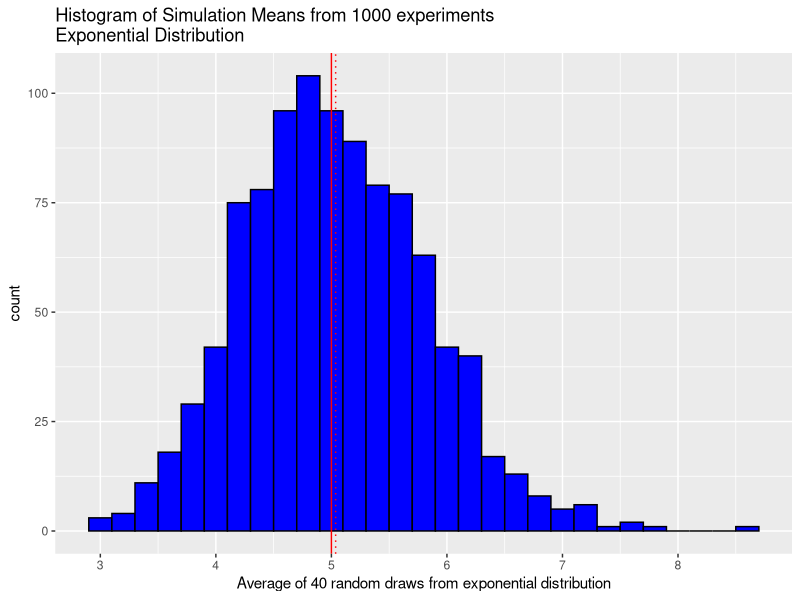
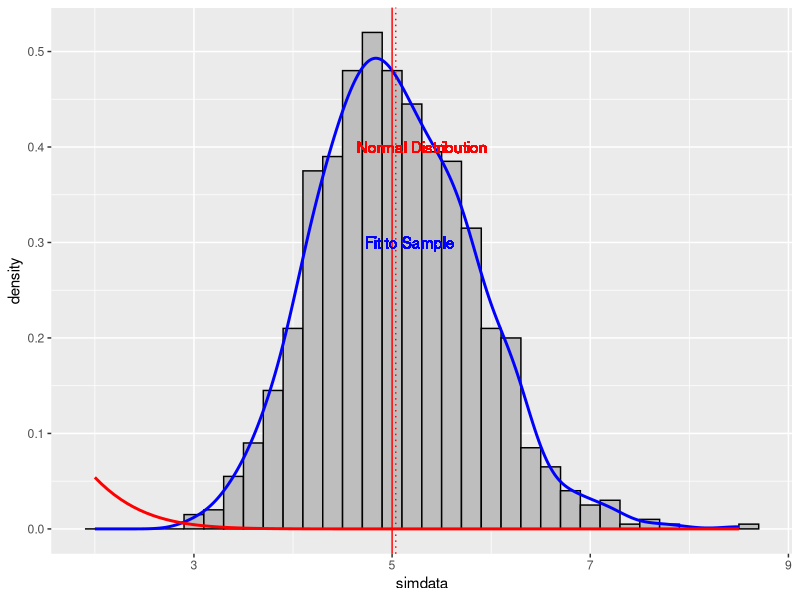

The R script that drew these images, in order:
## ---- chunk 1
library(plyr)
library(ggplot2)
## ---- chunk 2
simulations <- 1000
draws <- 40
lambda <- 0.2
## ---- chunk 3
plotfn <- function(vals, lmd) {
    plot1 <- ggplot(simdata, aes(x = simdata)) +
        geom_histogram(binwidth = 0.2, color="black", fill="blue") +
        labs(title=paste("Histogram of Simulation Means from 1000 experiments\n",
            "Exponential Distribution",sep="")) +
        labs(x="Average of 40 random draws from exponential distribution") +
    geom_vline(xintercept=mean(vals$simdata), linetype="dotted", color="red") + 
    geom_vline(xintercept=1/lmd, color="red") 
    print(plot1)    
}
## ---- chunk 4
simdata <- apply(matrix(rexp(simulations * draws, lambda), simulations), 1, mean)
simdata <- data.frame(simdata)
plotfn(simdata, lambda)
## ---- chunk 5
# Calculate mean of all experiments (x bar)
simdata.mean <- mean(simdata$simdata)

# Calculate the theoretical mean (mu)
expdist.mean <- 1/lambda
## ---- chunk 6
# Calculate mean of all experiments (s^2)
simdata.var <- var(simdata$simdata)

# Calculate the theoretical variance (E[x bar] = sigma^2/n)
expdist.var <- expdist.mean^2/draws
## ---- chunk 7
plotdist <- function(dst, lmd, nmean, nvar) {
    x1 <- paste("N(", nmean, ",", sqrt(nvar), ")",sep="")
    plot2 <- ggplot(dst) +
        geom_histogram(aes(x = simdata, y=..density..), binwidth = 0.2, 
                       color="black", fill="grey") +
        geom_density(aes(x = simdata), color="blue", size=1) +
        stat_function( fun=dnorm ,arg=list(mean=nmean, sd=sqrt(nvar)),
                                            color = "red", size=1) +
        geom_vline(xintercept=mean(dst$simdata), linetype="dotted",
                   color="red") + 
        geom_vline(xintercept=1/lmd, color="red") +
        geom_text(aes(2,0.4,label = "Normal Distribution", hjust = -2), color="red") +
        geom_text(aes(2,0.3,label = "Fit to Sample", hjust = -3), 
                  color="blue")
    

    print(plot2)
}

## ---- chunk 8
plotdist(simdata, lambda, expdist.mean, expdist.var)
## ---- chunk 9
plotfn <- function(vals, lmd) {
    plot1 <- ggplot(simdata, aes(x = simdata)) +
        geom_histogram(binwidth = 0.2, color="black", fill="blue") +
        labs(title=paste("Histogram of Simulation Means from 1000 experiments\n",
            "Exponential Distribution",sep="")) +
        labs(x="Average of 40 random draws from exponential distribution") +
    geom_vline(xintercept=mean(vals$simdata), linetype="dotted", color="red") + 
    geom_vline(xintercept=1/lmd, color="red") 
    print(plot1)    
}
## ---- chunk 10
plotdist <- function(dst, lmd, nmean, nvar) {
    plot2 <- ggplot(dst) +
        geom_histogram(aes(x = simdata, y=..density..), binwidth = 0.2, 
                       color="black", fill="grey") +
        geom_density(aes(x = simdata), color="blue", size=1) +
        stat_function( fun=dnorm ,arg=list(mean=nmean, sd=sqrt(nvar)),
                                            color = "red", size=1) +
        geom_vline(xintercept=mean(dst$simdata), linetype="dotted",
                   color="red") + 
        geom_vline(xintercept=1/lmd, color="red") +
        geom_text(aes(2,0.4,label = "Normal Distribution", hjust = -2), color="red") +
        geom_text(aes(2,0.3,label = "Fit to Sample", hjust = -3), 
                  color="blue")
    

    print(plot2)
}
